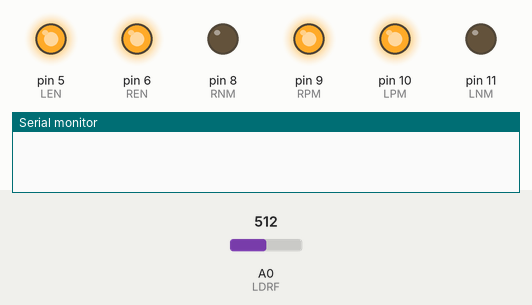
This sketch was run on a simulated Arduino Uno, built with avr-gcc and run on an emulated ATmega328P. Parts: output pins drawn as LEDs (lit = HIGH), the last lines printed to the serial monitor. Dashed ring = blinking. The inputs (shaded band) are chosen by the test bench; at power-on: A0 (LDRF) = 512.

Above: at 1.2 s.
1.3 s: A0 (LDRF) set to 467
2.8 s: A0 (LDRF) set to 433
At 3.2 s:
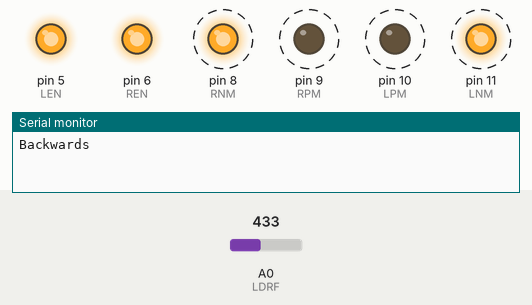
7.8 s: A0 (LDRF) set to 440
Timing chart, 0 to 11.8 s (numbered marks = the images above; inputs shaded):
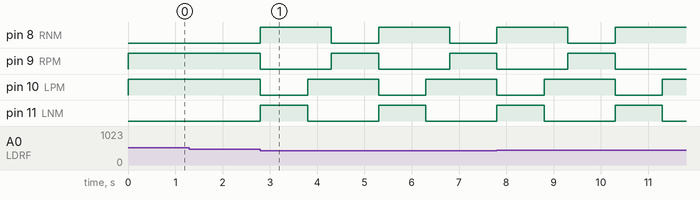

The sketch:

Sumo_Bot_Iteration_1.ino
```cpp
/********************************
|                                |
|             Pre-Setup          |
|                                |
********************************/
int LPM = 10; //Left Positive Motor
int LNM = 11; //Left Negative Motor
int RPM = 9;  //Right Positive Motor
int RNM = 8;  //Right Negative Motor

int LEN = 5; //Left Enable
int REN = 6; //Right Enable

int LDRF = A0; //Photoresistor on front of bot

/********************************
|                               |
|            Functions          |
|                               |
********************************/
void motorControl(float Speed, int PWM, int D1, int D2) {
  if (Speed != 0) {
  if (Speed > 0) {
      analogWrite(PWM, Speed);
      digitalWrite(D1, HIGH);
      digitalWrite(D2, LOW);
  } else if (Speed < 0) {
      Speed = abs(Speed);
      analogWrite(PWM, Speed);
      digitalWrite(D1, LOW);
      digitalWrite(D2, HIGH);
  }
  } else {
  digitalWrite(PWM, LOW);
  }
}

/********************************
|                               |
|              Setup            |
|                               |
********************************/
void setup()
{
 Serial.begin(9600);

 pinMode (LPM,OUTPUT);
 pinMode (LNM,OUTPUT);
 pinMode (RPM,OUTPUT);
 pinMode (RNM,OUTPUT);

 pinMode(LEN,OUTPUT);
 pinMode(REN,OUTPUT);

 pinMode(LDRF,INPUT);

 motorControl(255, LEN, LPM, LNM);
 motorControl(255, REN, RPM, RNM);
}

/********************************
|                               |
|              Loop             |
|                               |
********************************/
void loop()
{
  int x;
  x = analogRead(LDRF);

  if (x < 450){
    Serial.println("Backwards");
    motorControl(-255, LEN, LPM, LNM);
    motorControl(-255, REN, RPM, RNM);
    delay(1000);
    Serial.println("Turn");
    motorControl(255, LEN, LPM, LNM);
    motorControl(-255, REN, RPM, RNM);
    delay(500);
    Serial.println("Forwards");
    motorControl(255, LEN, LPM, LNM);
    motorControl(255, REN, RPM, RNM);
    delay(1000);
   }

  /********************************
  |                               |
  |              Debug            |
  |                               |
  ********************************/
  /*int x;
  x = analogRead(LDRF);*/
  /*Serial.print("FRONT = ");
  Serial.println(x);*/
}
```

Measured:
- the behaviour switches between 450 and 449 on A0 (LDRF) (found by bisection; images 0 and 1)
- after the input at 1.3 s, every drawn part: stays the same
- after the input at 2.8 s, pin 8 (RNM), pin 10 (LPM): alternates HIGH for 1.5 s and LOW for 1.0 s, starting at once; pin 9 (RPM), pin 11 (LNM): alternates HIGH for 1.0 s and LOW for 1.5 s, starting at once
